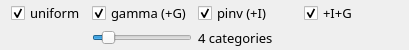
                          <widget class="QFrame" name="frame_settings_ratevar">
                           <property name="minimumSize">
                            <size>
                             <width>0</width>
                             <height>50</height>
                            </size>
                           </property>
                           <property name="maximumSize">
                            <size>
                             <width>16777215</width>
                             <height>50</height>
                            </size>
                           </property>
                           <property name="frameShape">
                            <enum>QFrame::NoFrame</enum>
                           </property>
                           <property name="frameShadow">
                            <enum>QFrame::Plain</enum>
                           </property>
                           <property name="lineWidth">
                            <number>0</number>
                           </property>
                           <layout class="QGridLayout" name="gridLayout_7">
                            <property name="topMargin">
                             <number>2</number>
                            </property>
                            <property name="bottomMargin">
                             <number>2</number>
                            </property>
                            <item row="0" column="0">
                             <widget class="QCheckBox" name="cbNoRateVarModels">
                              <property name="minimumSize">
                               <size>
                                <width>0</width>
                                <height>22</height>
                               </size>
                              </property>
                              <property name="maximumSize">
                               <size>
                                <width>160</width>
                                <height>16777215</height>
                               </size>
                              </property>
                              <property name="font">
                               <font>
                                <family>Courier 10 Pitch</family>
                                <pointsize>10</pointsize>
                                <weight>50</weight>
                                <italic>false</italic>
                                <bold>false</bold>
                               </font>
                              </property>
                              <property name="toolTip">
                               <string>&lt;html&gt;&lt;head/&gt;&lt;body&gt;&lt;p&gt;Include models with no rate variation among sites&lt;/p&gt;&lt;/body&gt;&lt;/html&gt;</string>
                              </property>
                              <property name="text">
                               <string>uniform</string>
                              </property>
                              <property name="checked">
                               <bool>true</bool>
                              </property>
                             </widget>
                            </item>
                            <item row="0" column="3">
                             <widget class="QCheckBox" name="cbIGModels">
                              <property name="minimumSize">
                               <size>
                                <width>0</width>
                                <height>22</height>
                               </size>
                              </property>
                              <property name="font">
                               <font>
                                <family>Courier 10 Pitch</family>
                                <pointsize>10</pointsize>
                                <weight>50</weight>
                                <italic>false</italic>
                                <bold>false</bold>
                               </font>
                              </property>
                              <property name="toolTip">
                               <string>&lt;html&gt;&lt;head/&gt;&lt;body&gt;&lt;p&gt;Include models with discrete gamma rates variation among sites and a proportion of invariant sites&lt;/p&gt;&lt;/body&gt;&lt;/html&gt;</string>
                              </property>
                              <property name="text">
                               <string>+I+G</string>
                              </property>
                              <property name="checked">
                               <bool>true</bool>
                              </property>
                             </widget>
                            </item>
                            <item row="0" column="2">
                             <widget class="QCheckBox" name="cbIModels">
                              <property name="minimumSize">
                               <size>
                                <width>0</width>
                                <height>22</height>
                               </size>
                              </property>
                              <property name="maximumSize">
                               <size>
                                <width>180</width>
                                <height>16777215</height>
                               </size>
                              </property>
                              <property name="font">
                               <font>
                                <family>Courier 10 Pitch</family>
                                <pointsize>10</pointsize>
                                <weight>50</weight>
                                <italic>false</italic>
                                <bold>false</bold>
                               </font>
                              </property>
                              <property name="toolTip">
                               <string>&lt;html&gt;&lt;head/&gt;&lt;body&gt;&lt;p&gt;Include models with a proportion of invariant sites&lt;/p&gt;&lt;/body&gt;&lt;/html&gt;</string>
                              </property>
                              <property name="text">
                               <string>pinv (+I)</string>
                              </property>
                              <property name="checked">
                               <bool>true</bool>
                              </property>
                             </widget>
                            </item>
                            <item row="0" column="6">
                             <spacer name="spacer_settings_ratevar">
                              <property name="orientation">
                               <enum>Qt::Horizontal</enum>
                              </property>
                              <property name="sizeHint" stdset="0">
                               <size>
                                <width>40</width>
                                <height>20</height>
                               </size>
                              </property>
                             </spacer>
                            </item>
                            <item row="1" column="2">
                             <widget class="QLabel" name="lblNCat">
                              <property name="minimumSize">
                               <size>
                                <width>100</width>
                                <height>20</height>
                               </size>
                              </property>
                              <property name="maximumSize">
                               <size>
                                <width>100</width>
                                <height>20</height>
                               </size>
                              </property>
                              <property name="font">
                               <font>
                                <family>Courier 10 Pitch</family>
                                <pointsize>10</pointsize>
                                <weight>50</weight>
                                <italic>false</italic>
                                <bold>false</bold>
                               </font>
                              </property>
                              <property name="text">
                               <string>4 categories</string>
                              </property>
                             </widget>
                            </item>
                            <item row="0" column="1">
                             <widget class="QCheckBox" name="cbGModels">
                              <property name="minimumSize">
                               <size>
                                <width>0</width>
                                <height>22</height>
                               </size>
                              </property>
                              <property name="maximumSize">
                               <size>
                                <width>220</width>
                                <height>16777215</height>
                               </size>
                              </property>
                              <property name="font">
                               <font>
                                <family>Courier 10 Pitch</family>
                                <pointsize>10</pointsize>
                                <weight>50</weight>
                                <italic>false</italic>
                                <bold>false</bold>
                               </font>
                              </property>
                              <property name="toolTip">
                               <string>&lt;html&gt;&lt;head/&gt;&lt;body&gt;&lt;p&gt;Include models with discrete gamma rates variation among sites&lt;/p&gt;&lt;/body&gt;&lt;/html&gt;</string>
                              </property>
                              <property name="text">
                               <string>gamma (+G)</string>
                              </property>
                              <property name="checked">
                               <bool>true</bool>
                              </property>
                             </widget>
                            </item>
                            <item row="1" column="1">
                             <widget class="QSlider" name="sliderNCat">
                              <property name="minimumSize">
                               <size>
                                <width>100</width>
                                <height>20</height>
                               </size>
                              </property>
                              <property name="maximumSize">
                               <size>
                                <width>100</width>
                                <height>20</height>
                               </size>
                              </property>
                              <property name="font">
                               <font>
                                <family>Courier 10 Pitch</family>
                                <pointsize>10</pointsize>
                                <weight>50</weight>
                                <italic>false</italic>
                                <bold>false</bold>
                               </font>
                              </property>
                              <property name="toolTip">
                               <string>&lt;html&gt;&lt;head/&gt;&lt;body&gt;&lt;p&gt;Number of discrete gamma rate categories (enabled only if candidate models include +G or +I+G)&lt;/p&gt;&lt;/body&gt;&lt;/html&gt;</string>
                              </property>
                              <property name="autoFillBackground">
                               <bool>false</bool>
                              </property>
                              <property name="minimum">
                               <number>2</number>
                              </property>
                              <property name="maximum">
                               <number>20</number>
                              </property>
                              <property name="value">
                               <number>4</number>
                              </property>
                              <property name="orientation">
                               <enum>Qt::Horizontal</enum>
                              </property>
                             </widget>
                            </item>
                           </layout>
                          </widget>
